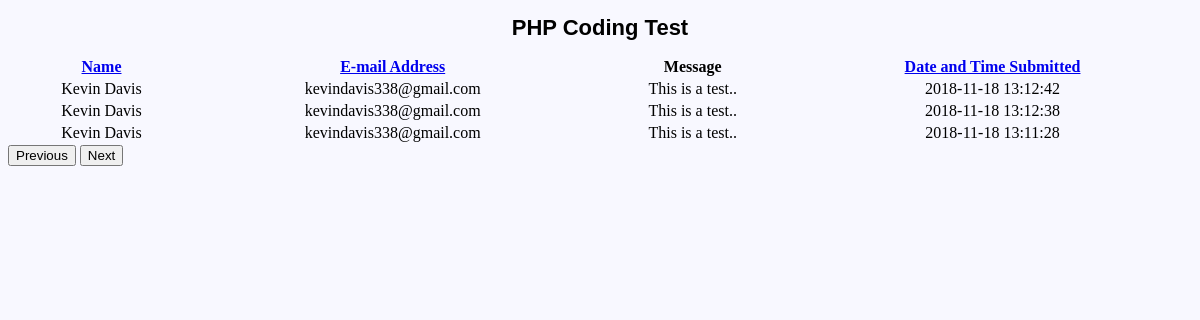
The page /view.php on the database its author committed.
### tables this page shows
CREATE TABLE IF NOT EXISTS `tbl_message` (
  `message_id` int(11) NOT NULL AUTO_INCREMENT,
  `message` longtext NOT NULL,
  `name` char(50) NOT NULL,
  `email` char(50) NOT NULL,
  `date-entered` datetime NOT NULL DEFAULT CURRENT_TIMESTAMP,
  PRIMARY KEY (`message_id`)
);

### view.php (the view, shortened to what this page needs)
<!DOCTYPE html>
<html>
<head>
<link rel="stylesheet" href="styles.css">
 <?php
   $rowperpage = 10;
   $row = 0;
    function sortorder($fieldname){
        $sorturl = "?order_by=".$fieldname."&sort=";
        $sorttype = "asc";
        $sorturl .= $sorttype;
        return $sorturl;
    }
 ?>
</head>
<body>
<h1>PHP Coding Test</h1>
<div id="content">
<table width="100%" id="emp_table" border="0">
  <tr class="tr_header">
      <th ><a href="<?php echo sortorder('name'); ?>" class="sort">Name</a></th>
	  <th ><a href="<?php echo sortorder('email'); ?>" class="sort">E-mail Address</a></th>
	   <th >Message</th>
	    <th ><a href="<?php echo sortorder('date'); ?>" class="sort">Date and Time Submitted</a></th>
	</tr>
	<?php
	  $orderby = " ORDER BY message_id desc ";
	  $sql = "SELECT * FROM tbl_message ".$orderby." limit $row,".$rowperpage;
      $result = mysqli_query($con,$sql);
	  while($data = mysqli_fetch_array($result)){
		  $name    = $data['name'];
		  $email   = $data['email'];
		  $message = $data['message'];
		  $dt      = $data['date-entered'];
	  ?>
	    <tr>
                <td align='center'><?php echo $name; ?></td>
                <td align='center'><?php echo $email; ?></td>
                <td align='center'><?php echo $message; ?></td>
                <td align='center'><?php echo $dt; ?></td>
				</tr>
    <?php
	  }
	?>
</table>
 <form method="post" action="">
        <div id="div_pagination">
            <input type="submit" class="button" name="prev" value="Previous">
            <input type="submit" class="button" name="next" value="Next">
        </div>
    </form>
</div>
</body>
</html>

### styles.css (style rules this page uses)
body { background-color: #F8F8FF; }
h1 { font-family: Arial, Helvetica, sans-serif; font-size: 22px; text-align: center; }

### rows shown on the page
tbl_message: name "Kevin Davis", email "kevindavis338@gmail.com", message "This is a test..", value "2018-11-18 13:12:42"
tbl_message: name "Kevin Davis", email "kevindavis338@gmail.com", message "This is a test..", value "2018-11-18 13:12:38"
tbl_message: name "Kevin Davis", email "kevindavis338@gmail.com", message "This is a test..", value "2018-11-18 13:11:28"
